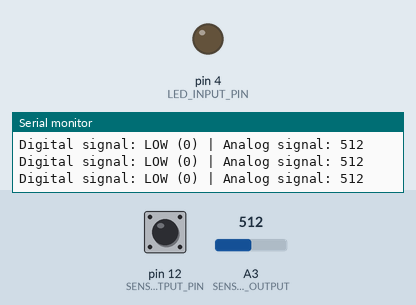
Simulated run of this sketch. Board: Arduino Uno, built with avr-gcc and run on an emulated ATmega328P. Shown: output pins drawn as LEDs (lit = HIGH), the last lines printed to the serial monitor. Inputs (shaded band) come from the test bench; at power-on: pin 12 (SENSOR_DIGITAL_OUTPUT_PIN) LOW, A3 (SENSOR_ANALOG_OUTPUT) = 512.

Above: at 1.2 s.
1.3 s: pin 12 (SENSOR_DIGITAL_OUTPUT_PIN) driven HIGH
At 4.1 s:
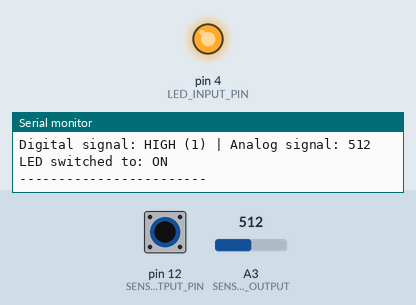
4.3 s: pin 12 (SENSOR_DIGITAL_OUTPUT_PIN) driven LOW
At 5.2 s:
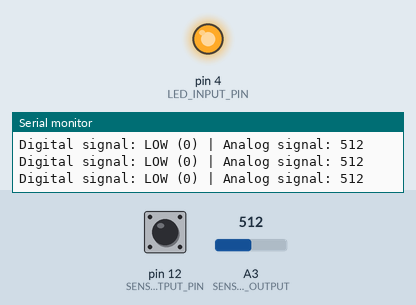
7.3 s: A3 (SENSOR_ANALOG_OUTPUT) set to 107
10.3 s: A3 (SENSOR_ANALOG_OUTPUT) set to 93
13.3 s: pin 12 (SENSOR_DIGITAL_OUTPUT_PIN) pulsed HIGH 2 times (0.12 s each, 0.3 s apart)
At 13.7 s:
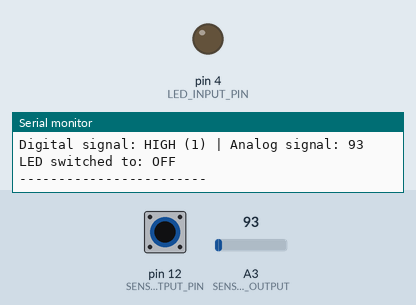
16.9 s: pin 12 (SENSOR_DIGITAL_OUTPUT_PIN) pulsed HIGH 5 times (0.12 s each, 0.3 s apart)
At 17.9 s:
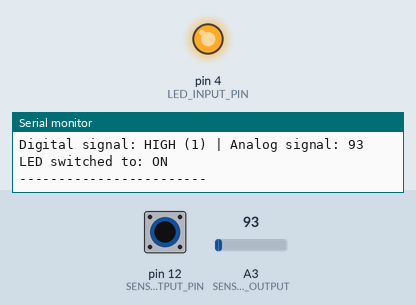
Timing chart, 0 to 19.9 s (numbered marks = the images above; inputs shaded):
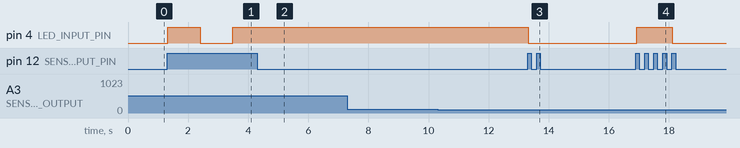

The sketch:

sound_ky037.ino
```cpp
#define SENSOR_DIGITAL_OUTPUT_PIN 12
#define SENSOR_ANALOG_OUTPUT A3
#define LED_INPUT_PIN 4

bool lastState;

void setup() {
  Serial.begin(9600);
  pinMode(LED_INPUT_PIN, OUTPUT);
  pinMode(SENSOR_DIGITAL_OUTPUT_PIN, INPUT);
  lastState = false;
  digitalWrite(LED_INPUT_PIN, lastState);
}

void loop() {
  bool isDigitalSignal = digitalRead(SENSOR_DIGITAL_OUTPUT_PIN) == 1;
  int analogSignal = analogRead(SENSOR_ANALOG_OUTPUT);


  Serial.print("Digital signal: ");
  Serial.print(isDigitalSignal ? "HIGH" : "LOW");
  Serial.print(" (");
  Serial.print(isDigitalSignal);
  Serial.print(")");

  Serial.print(" | Analog signal: ");
  Serial.println(analogSignal);


  if (isDigitalSignal == true) {
    lastState = !lastState;
    digitalWrite(LED_INPUT_PIN, lastState);

    Serial.print("LED switched to: ");
    Serial.println(lastState ? "ON" : "OFF");

    Serial.println("------------------------");

    delay(1000);
  }

  delay(50);
}
```

Measured:
- after the input at 1.3 s, pin 4 (LED_INPUT_PIN): LOW → HIGH at once, → LOW 1.1 s later, → HIGH 1.1 s later
- after the input at 4.3 s, pin 4 (LED_INPUT_PIN): stays HIGH (without the input it goes to LOW after 0.26 s)
- after the input at 13.3 s, pin 4 (LED_INPUT_PIN): HIGH → LOW at once
- after the input at 16.9 s, pin 4 (LED_INPUT_PIN): LOW → HIGH at once, → LOW 1.2 s later
